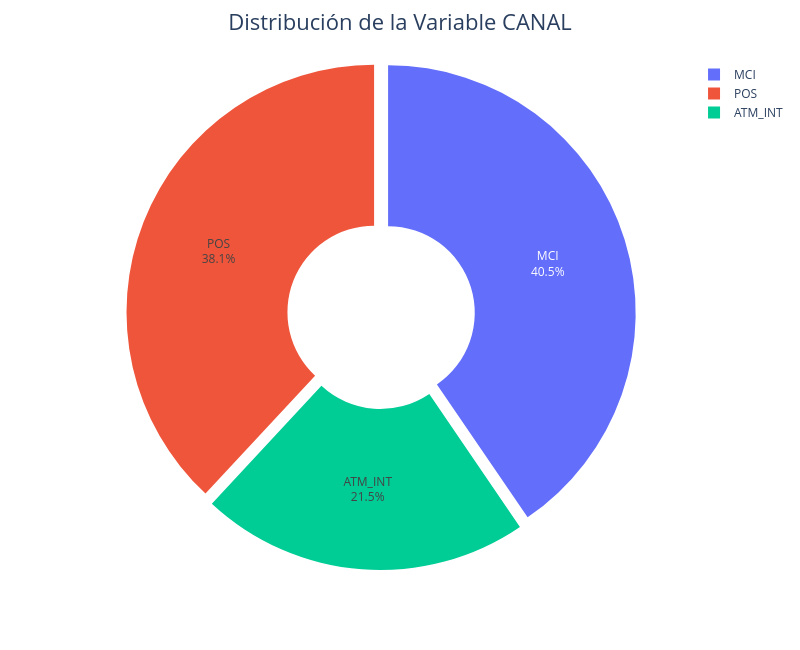

Here is the notebook cell this chart was saved with:
### Markdown cell above
### Gráfico de Pastel

### Code cell
# =========================================================
# DIAGRAMA DE SECTORES INTERACTIVO
# =========================================================

fig = px.pie(
    names=category_counts.index,
    values=category_counts.values,
    hole=0.35   # donut chart moderno
)

fig.update_traces(

    textinfo='percent+label',

    pull=[0.03] * len(category_counts),

    hovertemplate=
    '<b>Categoría</b>: %{label}<br>' +
    '<b>Frecuencia</b>: %{value}<br>' +
    '<b>Porcentaje</b>: %{percent}<extra></extra>'
)

fig.update_layout(

    template='plotly_white',

    title={
        'text': 'Distribución de la Variable CANAL',
        'x': 0.5,
        'font': {'size': 22}
    },

    width=800,
    height=650
)

fig.show()

### Figure 1 — Plotly figure (JSON) as saved in the notebook; plotly's stock layout.template omitted (floating-point values rounded to 4 significant figures)
{"data": [{"domain": {"x": [0, 1], "y": [0, 1]}, "hole": 0.35, "hovertemplate": "<b>Categoría</b>: %{label}<br><b>Frecuencia</b>: %{value}<br><b>Porcentaje</b>: %{percent}<extra></extra>", "labels": ["MCI", "POS", "ATM_INT"], "legendgroup": "", "name": "", "pull": [0.03, 0.03, 0.03], "showlegend": true, "textinfo": "percent+label", "type": "pie", "values": [1200, 1129, 636]}], "layout": {"height": 650, "legend": {"tracegroupgap": 0}, "margin": {"t": 60}, "title": {"font": {"size": 22}, "text": "Distribución de la Variable CANAL", "x": 0.5}, "width": 800}}
